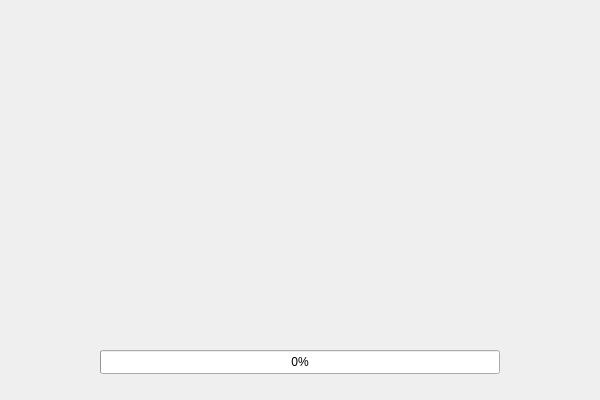
<?xml version="1.0" encoding="UTF-8"?>
<ui version="4.0">
 <class>MainWindow</class>
 <widget class="QMainWindow" name="MainWindow">
  <property name="geometry">
   <rect>
    <x>0</x>
    <y>0</y>
    <width>600</width>
    <height>400</height>
   </rect>
  </property>
  <property name="minimumSize">
   <size>
    <width>600</width>
    <height>400</height>
   </size>
  </property>
  <property name="maximumSize">
   <size>
    <width>600</width>
    <height>400</height>
   </size>
  </property>
  <property name="windowTitle">
   <string>Asesinos</string>
  </property>
  <property name="styleSheet">
   <string notr="true">QProgressBar:horizontal {
    border: 1px solid #3A3939;
    text-align: center;
    padding: 1px;
    background: #201F1F;
}
QProgressBar::chunk:horizontal {
    background-color: qlineargradient(spread:reflect, x1:1, y1:0.545, x2:1, y2:0, stop:0 rgba(28, 66, 111, 255), stop:1 rgba(37, 87, 146, 255));
}

QToolTip
{
    border: 1px solid #3A3939;
    background-color: rgb(90, 102, 117);;
    color: white;
    padding: 1px;
    opacity: 200;
}

QWidget
{
    color: silver;
    background-color: #302F2F;
    selection-background-color:#3d8ec9;
    selection-color: black;
    background-clip: border;
    border-image: none;
    outline: 0;
}

QWidget:item:hover
{
    background-color: #78879b;
    color: black;
}

QWidget:item:selected
{
    background-color: #3d8ec9;
}

QCheckBox
{
    spacing: 5px;
    outline: none;
    color: #bbb;
    margin-bottom: 2px;
}

QCheckBox:disabled
{
    color: #777777;
}
QCheckBox::indicator,
QGroupBox::indicator
{
    width: 18px;
    height: 18px;
}
QGroupBox::indicator
{
    margin-left: 2px;
}

QCheckBox::indicator:unchecked,
QCheckBox::indicator:unchecked:hover,
QGroupBox::indicator:unchecked,
QGroupBox::indicator:unchecked:hover
{
    image: url(:/dark_blue/img/checkbox_unchecked.png);
}

QCheckBox::indicator:unchecked:focus,
QCheckBox::indicator:unchecked:pressed,
QGroupBox::indicator:unchecked:focus,
QGroupBox::indicator:unchecked:pressed
{
  border: none;
    image: url(:/dark_blue/img/checkbox_unchecked_focus.png);
}

QCheckBox::indicator:checked,
QCheckBox::indicator:checked:hover,
QGroupBox::indicator:checked,
QGroupBox::indicator:checked:hover
{
    image: url(:/dark_blue/img/checkbox_checked.png);
}

QCheckBox::indicator:checked:focus,
QCheckBox::indicator:checked:pressed,
QGroupBox::indicator:checked:focus,
QGroupBox::indicator:checked:pressed
{
  border: none;
    image: url(:/dark_blue/img/checkbox_checked_focus.png);
}

QCheckBox::indicator:indeterminate,
QCheckBox::indicator:indeterminate:hover,
QCheckBox::indicator:indeterminate:pressed
QGroupBox::indicator:indeterminate,
QGroupBox::indicator:indeterminate:hover,
QGroupBox::indicator:indeterminate:pressed
{
    image: url(:/dark_blue/img/checkbox_indeterminate.png);
}

QCheckBox::indicator:indeterminate:focus,
QGroupBox::indicator:indeterminate:focus
{
    image: url(:/dark_blue/img/checkbox_indeterminate_focus.png);
}

QCheckBox::indicator:checked:disabled,
QGroupBox::indicator:checked:disabled
{
    image: url(:/dark_blue/img/checkbox_checked_disabled.png);
}

QCheckBox::indicator:unchecked:disabled,
QGroupBox::indicator:unchecked:disabled
{
    image: url(:/dark_blue/img/checkbox_unchecked_disabled.png);
}

QRadioButton
{
    spacing: 5px;
    outline: none;
    color: #bbb;
    margin-bottom: 2px;
}

QRadioButton:disabled
{
    color: #777777;
}
QRadioButton::indicator
{
    width: 21px;
    height: 21px;
}

QRadioButton::indicator:unchecked,
QRadioButton::indicator:unchecked:hover
{
    image: url(:/dark_blue/img/radio_unchecked.png);
}

QRadioButton::indicator:unchecked:focus,
QRadioButton::indicator:unchecked:pressed
{
  border: none;
  outline: none;
    image: url(:/dark_blue/img/radio_unchecked_focus.png);
}

QRadioButton::indicator:checked,
QRadioButton::indicator:checked:hover
{
  border: none;
  outline: none;
    image: url(:/dark_blue/img/radio_checked.png);
}

QRadioButton::indicator:checked:focus,
QRadioButton::indicato::menu-arrowr:checked:pressed
{
  border: none;
  outline: none;
    image: url(:/dark_blue/img/radio_checked_focus.png);
}

QRadioButton::indicator:indeterminate,
QRadioButton::indicator:indeterminate:hover,
QRadioButton::indicator:indeterminate:pressed
{
        image: url(:/dark_blue/img/radio_indeterminate.png);
}

QRadioButton::indicator:checked:disabled
{
  outline: none;
  image: url(:/dark_blue/img/radio_checked_disabled.png);
}

QRadioButton::indicator:unchecked:disabled
{
    image: url(:/dark_blue/img/radio_unchecked_disabled.png);
}


QMenuBar
{
    background-color: #302F2F;
    color: silver;
}

QMenuBar::item
{
    background: transparent;
}

QMenuBar::item:selected
{
    background: transparent;
    border: 1px solid #3A3939;
}

QMenuBar::item:pressed
{
    border: 1px solid #3A3939;
    background-color: #3d8ec9;
    color: black;
    margin-bottom:-1px;
    padding-bottom:1px;
}

QMenu
{
    border: 1px solid #3A3939;
    color: silver;
    margin: 1px;
}

QMenu::icon
{
    margin: 1px;
}

QMenu::item
{
    padding: 2px 2px 2px 25px;
    margin-left: 5px;
    border: 1px solid transparent; /* reserve space for selection border */
}

QMenu::item:selected
{
    color: black;
}

QMenu::separator {
    height: 2px;
    background: lightblue;
    margin-left: 10px;
    margin-right: 5px;
}

QMenu::indicator {
    width: 16px;
    height: 16px;
}

/* non-exclusive indicator = check box style indicator
   (see QActionGroup::setExclusive) */
QMenu::indicator:non-exclusive:unchecked {
    image: url(:/dark_blue/img/checkbox_unchecked.png);
}

QMenu::indicator:non-exclusive:unchecked:selected {
    image: url(:/dark_blue/img/checkbox_unchecked_disabled.png);
}

QMenu::indicator:non-exclusive:checked {
    image: url(:/dark_blue/img/checkbox_checked.png);
}

QMenu::indicator:non-exclusive:checked:selected {
    image: url(:/dark_blue/img/checkbox_checked_disabled.png);
}

/* exclusive indicator = radio button style indicator (see QActionGroup::setExclusive) */
QMenu::indicator:exclusive:unchecked {
    image: url(:/dark_blue/img/radio_unchecked.png);
}

QMenu::indicator:exclusive:unchecked:selected {
    image: url(:/dark_blue/img/radio_unchecked_disabled.png);
}

QMenu::indicator:exclusive:checked {
    image: url(:/dark_blue/img/radio_checked.png);
}

QMenu::indicator:exclusive:checked:selected {
    image: url(:/dark_blue/img/radio_checked_disabled.png);
}

QMenu::right-arrow {
    margin: 5px;
    image: url(:/dark_blue/img/right_arrow.png)
}


QWidget:disabled
{
    color: #808080;
    background-color: #302F2F;
}

QAbstractItemView
{
    alternate-background-color: #3A3939;
    color: silver;
    border: 1px solid 3A3939;
    border-radius: 2px;
    padding: 1px;
}

QWidget:focus, QMenuBar:focus
{
    border: 1px solid #78879b;
}

QTabWidget:focus, QCheckBox:focus, QRadioButton:focus, QSlider:focus
{
    border: none;
}

QLineEdit
{
    background-color: #201F1F;
    padding: 2px;
    border-style: solid;
    border: 1px solid #3A3939;
    border-radius: 2px;
    color: silver;
}

QGroupBox {
    border:1px solid #3A3939;
    border-radius: 2px;
    margin-top: 20px;
    background-color: #302F2F;
    color: silver;
}

QGroupBox::title {
    subcontrol-origin: margin;
    subcontrol-position: top center;
    padding-left: 10px;
    padding-right: 10px;
    padding-top: 10px;
}

QAbstractScrollArea
{
    border-radius: 2px;
    border: 1px solid #3A3939;
    background-color: transparent;
}

QScrollBar:horizontal
{
    height: 15px;
    margin: 3px 15px 3px 15px;
    border: 1px transparent #2A2929;
    border-radius: 4px;
    background-color: #2A2929;
}

QScrollBar::handle:horizontal
{
    background-color: #605F5F;
    min-width: 5px;
    border-radius: 4px;
}

QScrollBar::add-line:horizontal
{
    margin: 0px 3px 0px 3px;
    border-image: url(:/dark_blue/img/right_arrow_disabled.png);
    width: 10px;
    height: 10px;
    subcontrol-position: right;
    subcontrol-origin: margin;
}

QScrollBar::sub-line:horizontal
{
    margin: 0px 3px 0px 3px;
    border-image: url(:/dark_blue/img/left_arrow_disabled.png);
    height: 10px;
    width: 10px;
    subcontrol-position: left;
    subcontrol-origin: margin;
}

QScrollBar::add-line:horizontal:hover,QScrollBar::add-line:horizontal:on
{
    border-image: url(:/dark_blue/img/right_arrow.png);
    height: 10px;
    width: 10px;
    subcontrol-position: right;
    subcontrol-origin: margin;
}


QScrollBar::sub-line:horizontal:hover, QScrollBar::sub-line:horizontal:on
{
    border-image: url(:/dark_blue/img/left_arrow.png);
    height: 10px;
    width: 10px;
    subcontrol-position: left;
    subcontrol-origin: margin;
}

QScrollBar::up-arrow:horizontal, QScrollBar::down-arrow:horizontal
{
    background: none;
}


QScrollBar::add-page:horizontal, QScrollBar::sub-page:horizontal
{
    background: none;
}

QScrollBar:vertical
{
    background-color: #2A2929;
    width: 15px;
    margin: 15px 3px 15px 3px;
    border: 1px transparent #2A2929;
    border-radius: 4px;
}

QScrollBar::handle:vertical
{
    background-color: #605F5F;
    min-height: 5px;
    border-radius: 4px;
}

QScrollBar::sub-line:vertical
{
    margin: 3px 0px 3px 0px;
    border-image: url(:/dark_blue/img/up_arrow_disabled.png);
    height: 10px;
    width: 10px;
    subcontrol-position: top;
    subcontrol-origin: margin;
}

QScrollBar::add-line:vertical
{
    margin: 3px 0px 3px 0px;
    border-image: url(:/dark_blue/img/down_arrow_disabled.png);
    height: 10px;
    width: 10px;
    subcontrol-position: bottom;
    subcontrol-origin: margin;
}

QScrollBar::sub-line:vertical:hover,QScrollBar::sub-line:vertical:on
{

    border-image: url(:/dark_blue/img/up_arrow.png);
    height: 10px;
    width: 10px;
    subcontrol-position: top;
    subcontrol-origin: margin;
}


QScrollBar::add-line:vertical:hover, QScrollBar::add-line:vertical:on
{
    border-image: url(:/dark_blue/img/down_arrow.png);
    height: 10px;
    width: 10px;
    subcontrol-position: bottom;
    subcontrol-origin: margin;
}

QScrollBar::up-arrow:vertical, QScrollBar::down-arrow:vertical
{
    background: none;
}


QScrollBar::add-page:vertical, QScrollBar::sub-page:vertical
{
    background: none;
}

QTextEdit
{
    background-color: #201F1F;
    color: silver;
    border: 1px solid #3A3939;
}

QPlainTextEdit
{
    background-color: #201F1F;;
    color: silver;
    border-radius: 2px;
    border: 1px solid #3A3939;
}

QHeaderView::section
{
    background-color: #3A3939;
    color: silver;
    padding-left: 4px;
    border: 1px solid #6c6c6c;
}

QSizeGrip {
    image: url(:/dark_blue/img/sizegrip.png);
    width: 12px;
    height: 12px;
}

QMainWindow
{
    background-color: #302F2F;

}

QMainWindow::separator
{
    background-color: #302F2F;
    color: white;
    padding-left: 4px;
    spacing: 2px;
    border: 1px dashed #3A3939;
}

QMainWindow::separator:hover
{

    background-color: #787876;
    color: white;
    padding-left: 4px;
    border: 1px solid #3A3939;
    spacing: 2px;
}


QMenu::separator
{
    height: 1px;
    background-color: #3A3939;
    color: white;
    padding-left: 4px;
    margin-left: 10px;
    margin-right: 5px;
}


QFrame
{
    border-radius: 2px;
    border: 1px solid #444;
}

QFrame[frameShape=&quot;0&quot;]
{
    border-radius: 2px;
    border: 1px transparent #444;
}

QStackedWidget
{
    background-color: #302F2F;
    border: 1px transparent black;
}

QToolBar {
    border: 1px transparent #393838;
    background: 1px solid #302F2F;
    font-weight: bold;
}

QToolBar::handle:horizontal {
    image: url(:/dark_blue/img/Hmovetoolbar.png);
}
QToolBar::handle:vertical {
    image: url(:/dark_blue/img/Vmovetoolbar.png);
}
QToolBar::separator:horizontal {
    image: url(:/dark_blue/img/Hsepartoolbar.png);
}
QToolBar::separator:vertical {
    image: url(:/dark_blue/img/Vsepartoolbars.png);
}

QPushButton
{
    color: silver;
    background-color: #302F2F;
    border-width: 2px;
    border-color: #4A4949;
    border-style: solid;
    padding-top: 2px;
    padding-bottom: 2px;
    padding-left: 10px;
    padding-right: 10px;
    border-radius: 4px;
    /* outline: none; */
    /* min-width: 40px; */
}

QPushButton:disabled
{
    background-color: #302F2F;
    border-width: 2px;
    border-color: #3A3939;
    border-style: solid;
    padding-top: 2px;
    padding-bottom: 2px;
    padding-left: 10px;
    padding-right: 10px;
    /*border-radius: 2px;*/
    color: #808080;
}

QPushButton:focus {
    background-color: #3d8ec9;
    color: white;
}

QComboBox
{
    selection-background-color: #3d8ec9;
    background-color: #201F1F;
    border-style: solid;
    border: 1px solid #3A3939;
    border-radius: 2px;
    padding: 2px;
    min-width: 75px;
}

QPushButton:checked{
    background-color: #4A4949;
    border-color: #6A6969;
}

QPushButton:hover {
    border: 2px solid #78879b;
    color: silver;
}

QComboBox:hover, QAbstractSpinBox:hover,QLineEdit:hover,QTextEdit:hover,QPlainTextEdit:hover,QAbstractView:hover,QTreeView:hover
{
    border: 1px solid #78879b;
    color: silver;
}

QComboBox:on
{
    background-color: #626873;
    padding-top: 3px;
    padding-left: 4px;
    selection-background-color: #4a4a4a;
}

QComboBox QAbstractItemView
{
    background-color: #201F1F;
    border-radius: 2px;
    border: 1px solid #444;
    selection-background-color: #3d8ec9;
    color: silver;
}

QComboBox::drop-down
{
    subcontrol-origin: padding;
    subcontrol-position: top right;
    width: 15px;

    border-left-width: 0px;
    border-left-color: darkgray;
    border-left-style: solid;
    border-top-right-radius: 3px;
    border-bottom-right-radius: 3px;
}

QComboBox::down-arrow
{
    image: url(:/dark_blue/img/down_arrow_disabled.png);
}

QComboBox::down-arrow:on, QComboBox::down-arrow:hover,
QComboBox::down-arrow:focus
{
    image: url(:/dark_blue/img/down_arrow.png);
}

QPushButton:pressed
{
    background-color: #484846;
}

QAbstractSpinBox {
    padding-top: 2px;
    padding-bottom: 2px;
    border: 1px solid #3A3939;
    background-color: #201F1F;
    color: silver;
    border-radius: 2px;
    min-width: 75px;
}

QAbstractSpinBox:up-button
{
    background-color: transparent;
    subcontrol-origin: border;
    subcontrol-position: top right;
}

QAbstractSpinBox:down-button
{
    background-color: transparent;
    subcontrol-origin: border;
    subcontrol-position: bottom right;
}

QAbstractSpinBox::up-arrow,QAbstractSpinBox::up-arrow:disabled,QAbstractSpinBox::up-arrow:off {
    image: url(:/dark_blue/img/up_arrow_disabled.png);
    width: 10px;
    height: 10px;
}
QAbstractSpinBox::up-arrow:hover
{
    image: url(:/dark_blue/img/up_arrow.png);
}


QAbstractSpinBox::down-arrow,QAbstractSpinBox::down-arrow:disabled,QAbstractSpinBox::down-arrow:off
{
    image: url(:/dark_blue/img/down_arrow_disabled.png);
    width: 10px;
    height: 10px;
}
QAbstractSpinBox::down-arrow:hover
{
    image: url(:/dark_blue/img/down_arrow.png);
}


QLabel
{
    border: 0px solid black;
}

QTabWidget{
    border: 1px transparent black;
}

QTabWidget::pane {
    border: 1px solid #444;
    border-radius: 3px;
    padding: 3px;
}

QTabBar
{
    qproperty-drawBase: 0;
    left: 5px; /* move to the right by 5px */
}

QTabBar:focus
{
    border: 0px transparent black;
}

QTabBar::close-button  {
    image: url(:/dark_blue/img/close.png);
    background: transparent;
}

QTabBar::close-button:hover
{
    image: url(:/dark_blue/img/close-hover.png);
    background: transparent;
}

QTabBar::close-button:pressed {
    image: url(:/dark_blue/img/close-pressed.png);
    background: transparent;
}

/* TOP TABS */
QTabBar::tab:top {
    color: #b1b1b1;
    border: 1px solid #4A4949;
    border-bottom: 1px transparent black;
    background-color: #302F2F;
    padding: 5px;
    border-top-left-radius: 2px;
    border-top-right-radius: 2px;
}

QTabBar::tab:top:!selected
{
    color: #b1b1b1;
    background-color: #201F1F;
    border: 1px transparent #4A4949;
    border-bottom: 1px transparent #4A4949;
    border-top-left-radius: 0px;
    border-top-right-radius: 0px;
}

QTabBar::tab:top:!selected:hover {
    background-color: #48576b;
}

/* BOTTOM TABS */
QTabBar::tab:bottom {
    color: #b1b1b1;
    border: 1px solid #4A4949;
    border-top: 1px transparent black;
    background-color: #302F2F;
    padding: 5px;
    border-bottom-left-radius: 2px;
    border-bottom-right-radius: 2px;
}

QTabBar::tab:bottom:!selected
{
    color: #b1b1b1;
    background-color: #201F1F;
    border: 1px transparent #4A4949;
    border-top: 1px transparent #4A4949;
    border-bottom-left-radius: 0px;
    border-bottom-right-radius: 0px;
}

QTabBar::tab:bottom:!selected:hover {
    background-color: #78879b;
}

/* LEFT TABS */
QTabBar::tab:left {
    color: #b1b1b1;
    border: 1px solid #4A4949;
    border-left: 1px transparent black;
    background-color: #302F2F;
    padding: 5px;
    border-top-right-radius: 2px;
    border-bottom-right-radius: 2px;
}

QTabBar::tab:left:!selected
{
    color: #b1b1b1;
    background-color: #201F1F;
    border: 1px transparent #4A4949;
    border-right: 1px transparent #4A4949;
    border-top-right-radius: 0px;
    border-bottom-right-radius: 0px;
}

QTabBar::tab:left:!selected:hover {
    background-color: #48576b;
}


/* RIGHT TABS */
QTabBar::tab:right {
    color: #b1b1b1;
    border: 1px solid #4A4949;
    border-right: 1px transparent black;
    background-color: #302F2F;
    padding: 5px;
    border-top-left-radius: 2px;
    border-bottom-left-radius: 2px;
}

QTabBar::tab:right:!selected
{
    color: #b1b1b1;
    background-color: #201F1F;
    border: 1px transparent #4A4949;
    border-right: 1px transparent #4A4949;
    border-top-left-radius: 0px;
    border-bottom-left-radius: 0px;
}

QTabBar::tab:right:!selected:hover {
    background-color: #48576b;
}

QTabBar QToolButton::right-arrow:enabled {
     image: url(:/dark_blue/img/right_arrow.png);
 }

 QTabBar QToolButton::left-arrow:enabled {
     image: url(:/dark_blue/img/left_arrow.png);
 }

QTabBar QToolButton::right-arrow:disabled {
     image: url(:/dark_blue/img/right_arrow_disabled.png);
 }

 QTabBar QToolButton::left-arrow:disabled {
     image: url(:/dark_blue/img/left_arrow_disabled.png);
 }


QDockWidget {
    border: 1px solid #403F3F;
    titlebar-close-icon: url(:/dark_blue/img/close.png);
    titlebar-normal-icon: url(:/dark_blue/img/undock.png);
}

QDockWidget::close-button, QDockWidget::float-button {
    border: 1px solid transparent;
    border-radius: 2px;
    background: transparent;
}

QDockWidget::close-button:hover, QDockWidget::float-button:hover {
    background: rgba(255, 255, 255, 10);
}

QDockWidget::close-button:pressed, QDockWidget::float-button:pressed {
    padding: 1px -1px -1px 1px;
    background: rgba(255, 255, 255, 10);
}

QTreeView, QListView, QTextBrowser, AtLineEdit, AtLineEdit::hover {
    border: 1px solid #444;
    background-color: silver;
    border-radius: 3px;
    margin-left: 3px;
    color: black;
}

QTreeView:branch:selected, QTreeView:branch:hover {
    background: url(:/dark_blue/img/transparent.png);
}

QTreeView::branch:has-siblings:!adjoins-item {
    border-image: url(:/dark_blue/img/transparent.png);
}

QTreeView::branch:has-siblings:adjoins-item {
    border-image: url(:/dark_blue/img/transparent.png);
}

QTreeView::branch:!has-children:!has-siblings:adjoins-item {
    border-image: url(:/dark_blue/img/transparent.png);
}

QTreeView::branch:has-children:!has-siblings:closed,
QTreeView::branch:closed:has-children:has-siblings {
    image: url(:/dark_blue/img/branch_closed.png);
}

QTreeView::branch:open:has-children:!has-siblings,
QTreeView::branch:open:has-children:has-siblings  {
    image: url(:/dark_blue/img/branch_open.png);
}

QTreeView::branch:has-children:!has-siblings:closed:hover,
QTreeView::branch:closed:has-children:has-siblings:hover {
    image: url(:/dark_blue/img/branch_closed-on.png);
    }

QTreeView::branch:open:has-children:!has-siblings:hover,
QTreeView::branch:open:has-children:has-siblings:hover  {
    image: url(:/dark_blue/img/branch_open-on.png);
    }

QListView::item:!selected:hover, QListView::item:!selected:hover, QTreeView::item:!selected:hover  {
    background: rgba(0, 0, 0, 0);
    outline: 0;
    color: #FFFFFF
}

QListView::item:selected:hover, QListView::item:selected:hover, QTreeView::item:selected:hover  {
    background: #3d8ec9;
    color: #FFFFFF;
}

QSlider::groove:horizontal {
    border: 1px solid #3A3939;
    height: 8px;
    background: #201F1F;
    margin: 2px 0;
    border-radius: 2px;
}

QSlider::handle:horizontal {
    background: QLinearGradient( x1: 0, y1: 0, x2: 0, y2: 1,
      stop: 0.0 silver, stop: 0.2 #a8a8a8, stop: 1 #727272);
    border: 1px solid #3A3939;
    width: 14px;
    height: 14px;
    margin: -4px 0;
    border-radius: 2px;
}

QSlider::groove:vertical {
    border: 1px solid #3A3939;
    width: 8px;
    background: #201F1F;
    margin: 0 0px;
    border-radius: 2px;
}

QSlider::handle:vertical {
    background: QLinearGradient( x1: 0, y1: 0, x2: 0, y2: 1, stop: 0.0 silver,
    stop: 0.2 #a8a8a8, stop: 1 #727272);
    border: 1px solid #3A3939;
    width: 14px;
    height: 14px;
    margin: 0 -4px;
    border-radius: 2px;
}

QToolButton {
    /*  background-color: transparent; */
    border: 2px transparent #4A4949;
    border-radius: 4px;
    background-color: dimgray;
    margin: 2px;
    padding: 2px;
}

QToolButton[popupMode=&quot;1&quot;] { /* only for MenuButtonPopup */
 padding-right: 20px; /* make way for the popup button */
 border: 2px transparent #4A4949;
 border-radius: 4px;
}

QToolButton[popupMode=&quot;2&quot;] { /* only for InstantPopup */
 padding-right: 10px; /* make way for the popup button */
 border: 2px transparent #4A4949;
}


QToolButton:hover, QToolButton::menu-button:hover {
    border: 2px solid #78879b;
}

QToolButton:checked, QToolButton:pressed,
    QToolButton::menu-button:pressed {
    background-color: #4A4949;
    border: 2px solid #78879b;
}

/* the subcontrol below is used only in the InstantPopup or DelayedPopup mode */
QToolButton::menu-indicator {
    image: url(:/dark_blue/img/down_arrow.png);
    top: -7px; left: -2px; /* shift it a bit */
}

/* the subcontrols below are used only in the MenuButtonPopup mode */
QToolButton::menu-button {
    border: 1px transparent #4A4949;
    border-top-right-radius: 6px;
    border-bottom-right-radius: 6px;
    /* 16px width + 4px for border = 20px allocated above */
    width: 16px;
    outline: none;
}

QToolButton::menu-arrow {
    image: url(:/dark_blue/img/down_arrow.png);
}

QToolButton::menu-arrow:open {
    top: 1px; left: 1px; /* shift it a bit */
    border: 1px solid #3A3939;
}

QPushButton::menu-indicator  {
    subcontrol-origin: padding;
    subcontrol-position: bottom right;
    left: 4px;
}

QTableView
{
    border: 1px solid #444;
    gridline-color: #6c6c6c;
    background-color: #201F1F;
}


QTableView, QHeaderView
{
    border-radius: 0px;
}

QTableView::item:pressed, QListView::item:pressed, QTreeView::item:pressed  {
    background: #78879b;
    color: #FFFFFF;
}

QTableView::item:selected:active, QTreeView::item:selected:active, QListView::item:selected:active  {
    background: #3d8ec9;
    color: #FFFFFF;
}


QHeaderView
{
    border: 1px transparent;
    border-radius: 2px;
    margin: 0px;
    padding: 0px;
}

QHeaderView::section  {
    background-color: #3A3939;
    color: silver;
    padding: 4px;
    border: 1px solid #6c6c6c;
    border-radius: 0px;
    text-align: center;
}

QHeaderView::section::vertical::first, QHeaderView::section::vertical::only-one
{
    border-top: 1px solid #6c6c6c;
}

QHeaderView::section::vertical
{
    border-top: transparent;
}

QHeaderView::section::horizontal::first, QHeaderView::section::horizontal::only-one
{
    border-left: 1px solid #6c6c6c;
}

QHeaderView::section::horizontal
{
    border-left: transparent;
}


QHeaderView::section:checked
 {
    color: white;
    background-color: #5A5959;
 }

 /* style the sort indicator */
QHeaderView::down-arrow {
    image: url(:/dark_blue/img/down_arrow.png);
}

QHeaderView::up-arrow {
    image: url(:/dark_blue/img/up_arrow.png);
}


QTableCornerButton::section {
    background-color: #3A3939;
    border: 1px solid #3A3939;
    border-radius: 2px;
}

QToolBox  {
    padding: 3px;
    border: 1px transparent black;
}

QToolBox::tab {
    color: #b1b1b1;
    background-color: #302F2F;
    border: 1px solid #4A4949;
    border-bottom: 1px transparent #302F2F;
    border-top-left-radius: 5px;
    border-top-right-radius: 5px;
}

 QToolBox::tab:selected { /* italicize selected tabs */
    font: italic;
    background-color: #302F2F;
    border-color: #3d8ec9;
 }

QStatusBar::item {
    border: 1px solid #3A3939;
    border-radius: 2px;
 }


QFrame[height=&quot;3&quot;], QFrame[width=&quot;3&quot;] {
    background-color: #AAA;
}


QSplitter::handle {
    border: 1px dashed #3A3939;
}

QSplitter::handle:hover {
    background-color: #787876;
    border: 1px solid #3A3939;
}

QSplitter::handle:horizontal {
    width: 1px;
}

QSplitter::handle:vertical {
    height: 1px;
}

QListWidget {
    background-color: silver;
    border-radius: 5px;
    margin-left: 5px;
}

QListWidget::item {
    color: black;
}

QMessageBox {
    messagebox-critical-icon	: url(:/dark_blue/img/critical.png);
    messagebox-information-icon	: url(:/dark_blue/img/information.png);
    messagebox-question-icon	: url(:/dark_blue/img/question.png);
    messagebox-warning-icon:    : url(:/dark_blue/img/warning.png);
}

ColorButton::enabled {
    border-radius: 0px;
    border: 1px solid #444444;
}

ColorButton::disabled {
    border-radius: 0px;
    border: 1px solid #AAAAAA;
}</string>
  </property>
  <widget class="QWidget" name="centralwidget">
   <widget class="QLabel" name="splash_image">
    <property name="geometry">
     <rect>
      <x>60</x>
      <y>10</y>
      <width>480</width>
      <height>320</height>
     </rect>
    </property>
    <property name="text">
     <string/>
    </property>
    <property name="scaledContents">
     <bool>true</bool>
    </property>
   </widget>
   <widget class="QProgressBar" name="progressBar">
    <property name="geometry">
     <rect>
      <x>100</x>
      <y>350</y>
      <width>400</width>
      <height>24</height>
     </rect>
    </property>
    <property name="value">
     <number>0</number>
    </property>
   </widget>
  </widget>
 </widget>
 <resources/>
 <connections/>
</ui>
